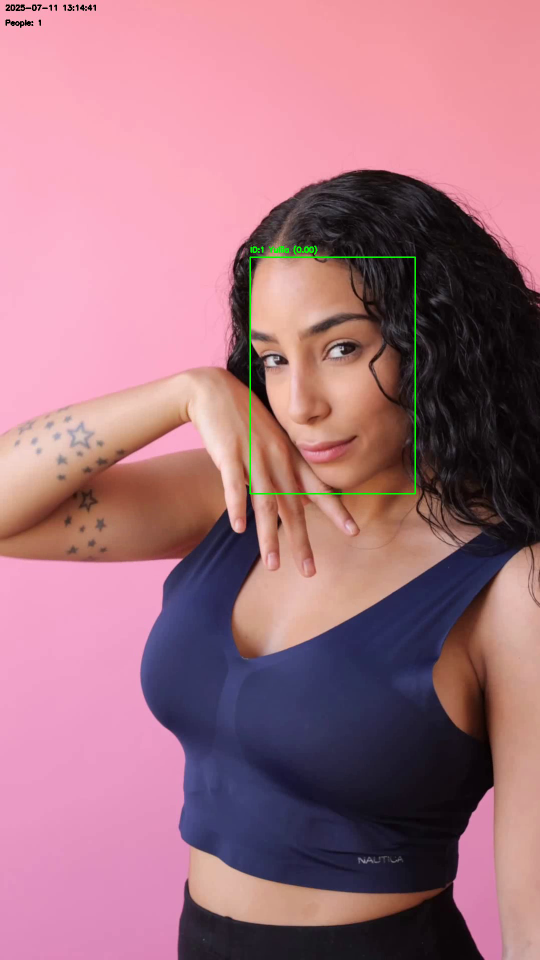
#> input picture frame 2 of output.mp4, 1080 x 1920 px, given in place of video.mp4, which was not available (shown at 1/2 size)
$ python week13.py
#> lines starting #> are read from the running program, lines starting #| are printed output that depends on the picture; after the words box and inside, x2 and y2 are one past the last pixel; in counts of white or black regions, pixels touching at a corner belong together; pictures that were not available may be replaced by others from this repository, and a replacement may not be noted
import cv2
import numpy as np
from datetime import datetime
from typing import Dict, Tuple, List


class PersonTracker:

    def __init__(self):
        self.people: Dict[int, dict] = {}
        self.next_id: int = 0
        self.max_distance: int = 50

    def update(self, detections: List[Tuple[int, int, int, int]]) -> Dict[int, dict]:
        current_ids = []

        for (x, y, w, h) in detections:
            center = self._calculate_center(x, y, w, h)
            matched_id = self._find_matching_person(center)

            if matched_id is not None:
                self._update_existing_person(matched_id, x, y, w, h, center)
                current_ids.append(matched_id)
            else:
                new_id = self._add_new_person(x, y, w, h, center)
                current_ids.append(new_id)

        self._remove_old_people(current_ids)
        return self.people

    def _calculate_center(self, x: int, y: int, w: int, h: int) -> Tuple[int, int]:
        return (x + w // 2, y + h // 2)

    def _find_matching_person(self, center: Tuple[int, int]) -> int:
        min_dist = float('inf')
        matched_id = None

        for person_id, person_data in self.people.items():
            last_center = person_data['last_center']
            dist = np.sqrt((center[0] - last_center[0]) ** 2 + (center[1] - last_center[1]) ** 2)

            if dist < min_dist and dist < self.max_distance:
                min_dist = dist
                matched_id = person_id

        return matched_id

    def _update_existing_person(self, person_id: int, x: int, y: int, w: int, h: int, center: Tuple[int, int]):
        self.people[person_id].update({
            'box': (x, y, w, h),
            'last_center': center,
            'last_seen': datetime.now()
        })

    def _add_new_person(self, x: int, y: int, w: int, h: int, center: Tuple[int, int]) -> int:
        self.people[self.next_id] = {
            'box': (x, y, w, h),
            'last_center': center,
            'first_seen': datetime.now(),
            'last_seen': datetime.now()
        }
        self.next_id += 1
        return self.next_id - 1

    def _remove_old_people(self, current_ids: List[int]):
        to_delete = [pid for pid in self.people if pid not in current_ids]
        for pid in to_delete:
            del self.people[pid]


class PeopleDetector:

    def __init__(self):
        self.face_detector = cv2.CascadeClassifier(
            cv2.data.haarcascades + 'haarcascade_frontalface_default.xml'
        )
        self.body_detector = cv2.CascadeClassifier(
            cv2.data.haarcascades + 'haarcascade_fullbody.xml'
        )
        self.face_tracker = PersonTracker()
        self.body_tracker = PersonTracker()

    def process_video_stream(self, video_source: str = 0, output_file: str = 'output.mp4'):
#> called with video_source = 'video.mp4', output_file = 'output_video.mp4'
        cap = cv2.VideoCapture(video_source)
        if not cap.isOpened():
            raise IOError(f"Cannot open video source: {video_source}")

        frame_width = int(cap.get(cv2.CAP_PROP_FRAME_WIDTH))
        frame_height = int(cap.get(cv2.CAP_PROP_FRAME_HEIGHT))
        fps = int(cap.get(cv2.CAP_PROP_FPS))

        fourcc = cv2.VideoWriter_fourcc(*'mp4v')
        out = cv2.VideoWriter(output_file, fourcc, fps, (frame_width, frame_height))

        try:
            while cap.isOpened():
                ret, frame = cap.read()
#> frame is the input picture: shape (1920, 1080, 3); mean B, G, R 127.7, 114.8, 165
                if not ret:
                    break

                self._process_frame(frame)
                cv2.imshow('People Detection', frame)
                out.write(frame)

                if cv2.waitKey(1) & 0xFF == ord('q'):
                    break
        finally:
            cap.release()
            out.release()
            cv2.destroyAllWindows()

    def _process_frame(self, frame: np.ndarray):
        gray = cv2.cvtColor(frame, cv2.COLOR_BGR2GRAY)
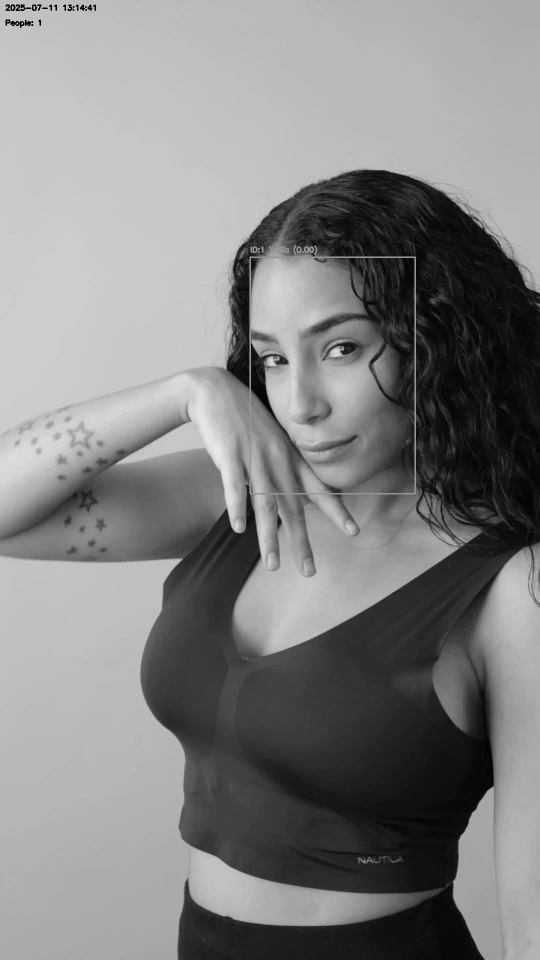
#> gray: shape (1920, 1080) (shown at 1/2 size); min 0, max 235, mean 131.2

        faces = self.face_detector.detectMultiScale(
            gray, scaleFactor=1.1, minNeighbors=5, minSize=(30, 30)
        )
#> faces = [[422, 566, 380, 380]]
        bodies = self.body_detector.detectMultiScale(
            gray, scaleFactor=1.1, minNeighbors=5, minSize=(30, 30)
        )
#> bodies = ()

        tracked_faces = self.face_tracker.update(faces)
#> the loop in update, `for (x, y, w, h) in detections:` made 1 pass
#> (x, y, w, h, new_id) on pass 1: (422, 566, 380, 380, 0)
#> after the loop in update, `for (x, y, w, h) in detections:`: current_ids = [0]
#> in _remove_old_people, `to_delete = [pid for pid in self.people if pid not in current_ids]`: to_delete = []
#> tracked_faces = 1 item
        tracked_bodies = self.body_tracker.update(bodies)
#> tracked_bodies = 0 items

        self._draw_detections(frame, tracked_faces, (0, 255, 0), "Face")
#> the loop in _draw_detections, `for person_id, person_data in detections.items():` made 1 pass
#> (person_id, x, y, w, h) on pass 1: (0, 422, 566, 380, 380)
#> after the loop in _draw_detections, `for person_id, person_data in detections.items():`:
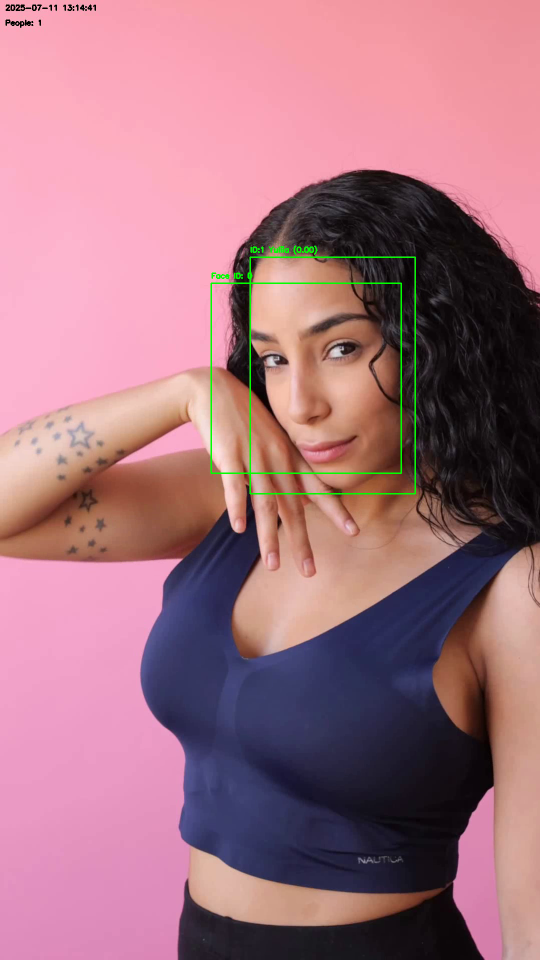
#> frame: shape (1920, 1080, 3) (shown at 1/2 size); 0.24% of pixels changed, all inside (x1, y1, x2, y2) = (421, 545, 804, 948)
        self._draw_detections(frame, tracked_bodies, (0, 0, 255), "Body")

        cv2.putText(frame, f"Faces: {len(tracked_faces)}", (10, 30),
                    cv2.FONT_HERSHEY_SIMPLEX, 1, (0, 255, 0), 2)
#> frame: shape (1920, 1080, 3); 0.04% of pixels changed, all inside (x1, y1, x2, y2) = (13, 8, 139, 32)
        cv2.putText(frame, f"Bodies: {len(tracked_bodies)}", (10, 60),
                    cv2.FONT_HERSHEY_SIMPLEX, 1, (0, 0, 255), 2)
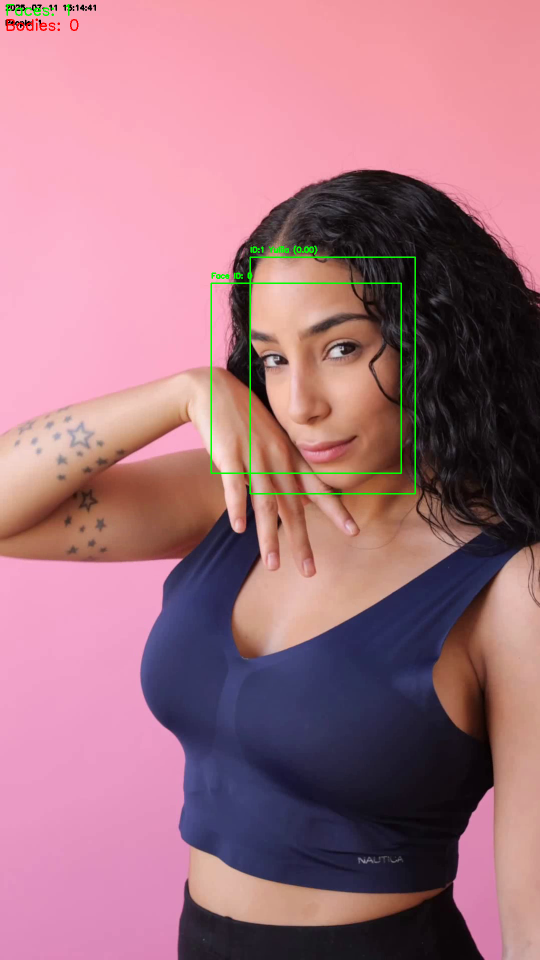
#> frame: shape (1920, 1080, 3) (shown at 1/2 size); mean B, G, R 127.3, 115.1, 164.6

    def _draw_detections(self, frame: np.ndarray, detections: Dict[int, dict],
                         color: Tuple[int, int, int], label_prefix: str):
        for person_id, person_data in detections.items():
            x, y, w, h = person_data['box']
            cv2.rectangle(frame, (x, y), (x + w, y + h), color, 2)
            cv2.putText(frame, f"{label_prefix} ID: {person_id}",
                        (x, y - 10), cv2.FONT_HERSHEY_SIMPLEX, 0.5, color, 2)


if __name__ == "__main__":
    detector = PeopleDetector()

    detector.process_video_stream(video_source='video.mp4', output_file='output_video.mp4')
#> (key q is pressed here)

$ run again, starting later in the video
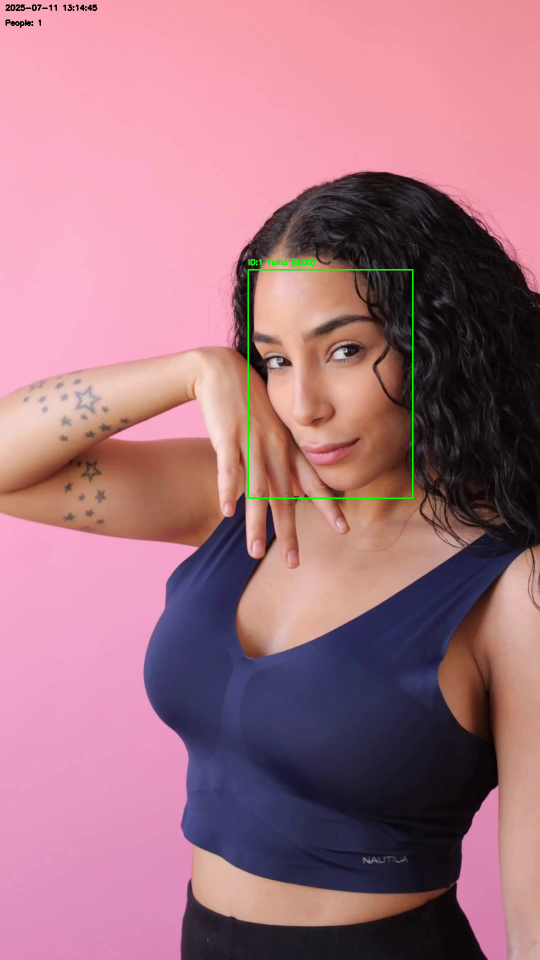
#> input picture frame 10 of output.mp4, 1080 x 1920 px, given in place of video.mp4, which was not available (shown at 1/2 size)
#> in process_video_stream, frame is the input picture: shape (1920, 1080, 3); mean B, G, R 128.8, 115.7, 166.3
#> in _process_frame, `gray = cv2.cvtColor(frame, cv2.COLOR_BGR2GRAY)`:
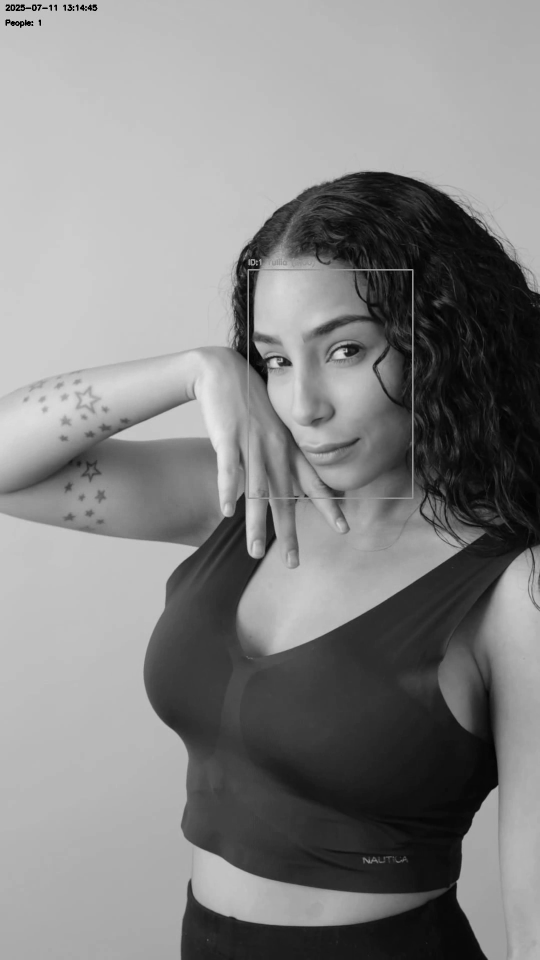
#> gray: shape (1920, 1080) (shown at 1/2 size); min 0, max 234, mean 132.3
#> faces = [[417, 558, 403, 403]]
#> bodies = ()
#> the loop in update, `for (x, y, w, h) in detections:` made 1 pass
#> (x, y, w, h, new_id) on pass 1: (417, 558, 403, 403, 0)
#> after the loop in update, `for (x, y, w, h) in detections:`: current_ids = [0]
#> to_delete = []
#> tracked_faces = 1 item
#> tracked_bodies = 0 items
#> the loop in _draw_detections, `for person_id, person_data in detections.items():` made 1 pass
#> (person_id, x, y, w, h) on pass 1: (0, 417, 558, 403, 403)
#> in _process_frame, `cv2.putText(frame, f"Bodies: {len(tracked_bodies)}", (10, 60), cv2.FON..`:
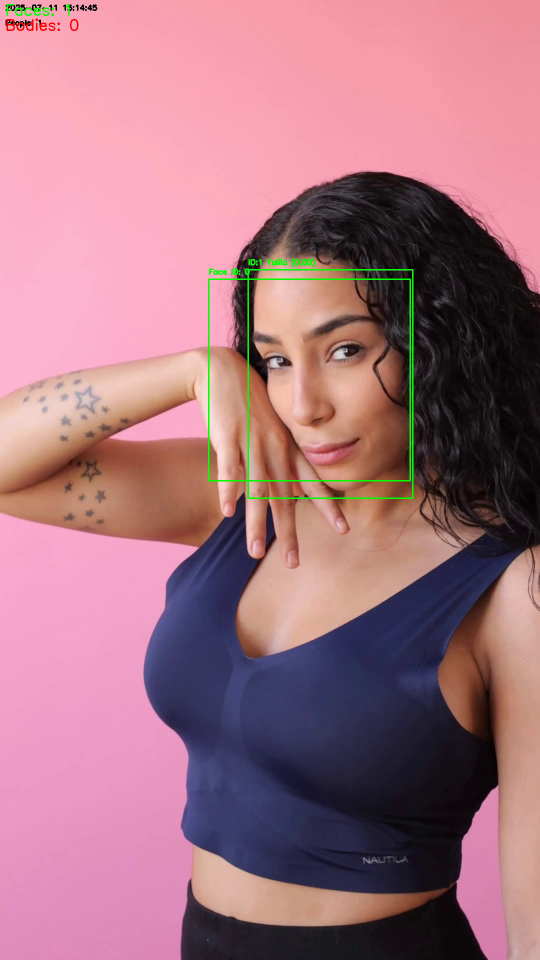
#> frame: shape (1920, 1080, 3) (shown at 1/2 size); mean B, G, R 128.5, 116.1, 165.9

$ run again, starting later in the video
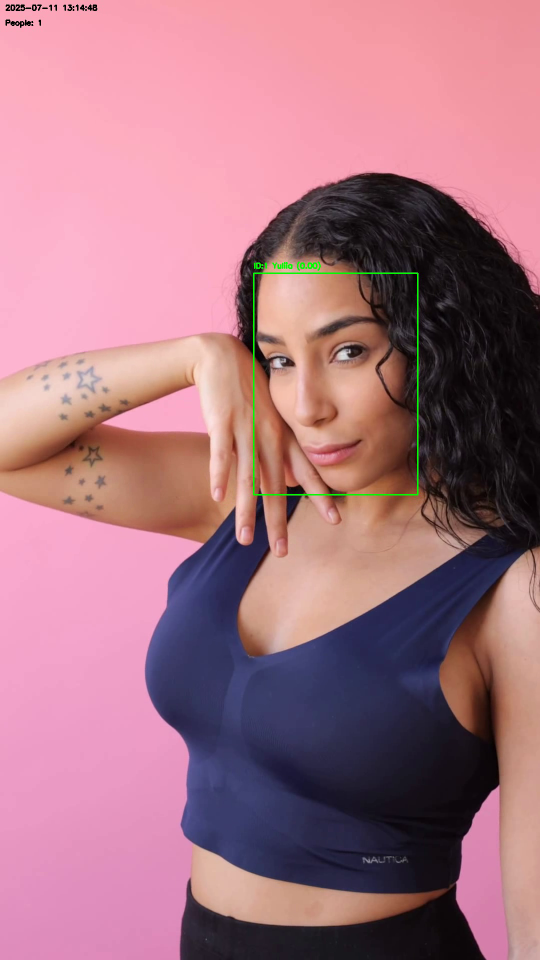
#> input picture frame 18 of output.mp4, 1080 x 1920 px, given in place of video.mp4, which was not available (shown at 1/2 size)
#> in process_video_stream, frame is the input picture: shape (1920, 1080, 3); mean B, G, R 129.6, 116.4, 167.1
#> in _process_frame, `gray = cv2.cvtColor(frame, cv2.COLOR_BGR2GRAY)`:
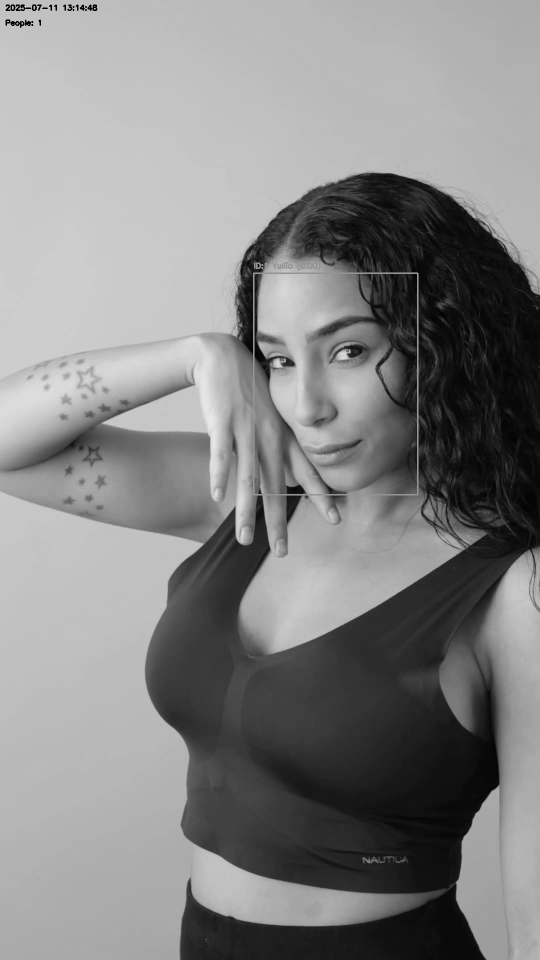
#> gray: shape (1920, 1080) (shown at 1/2 size); min 0, max 234, mean 133
#> faces = [[429, 562, 391, 391]]
#> bodies = ()
#> the loop in update, `for (x, y, w, h) in detections:` made 1 pass
#> (x, y, w, h, new_id) on pass 1: (429, 562, 391, 391, 0)
#> after the loop in update, `for (x, y, w, h) in detections:`: current_ids = [0]
#> to_delete = []
#> tracked_faces = 1 item
#> tracked_bodies = 0 items
#> the loop in _draw_detections, `for person_id, person_data in detections.items():` made 1 pass
#> (person_id, x, y, w, h) on pass 1: (0, 429, 562, 391, 391)
#> in _process_frame, `cv2.putText(frame, f"Bodies: {len(tracked_bodies)}", (10, 60), cv2.FON..`:
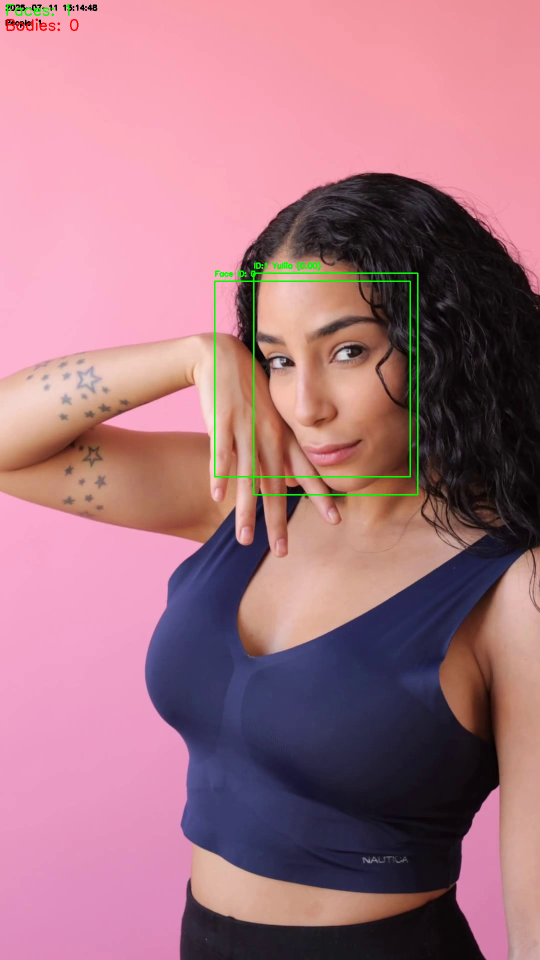
#> frame: shape (1920, 1080, 3) (shown at 1/2 size); mean B, G, R 129.2, 116.8, 166.7
